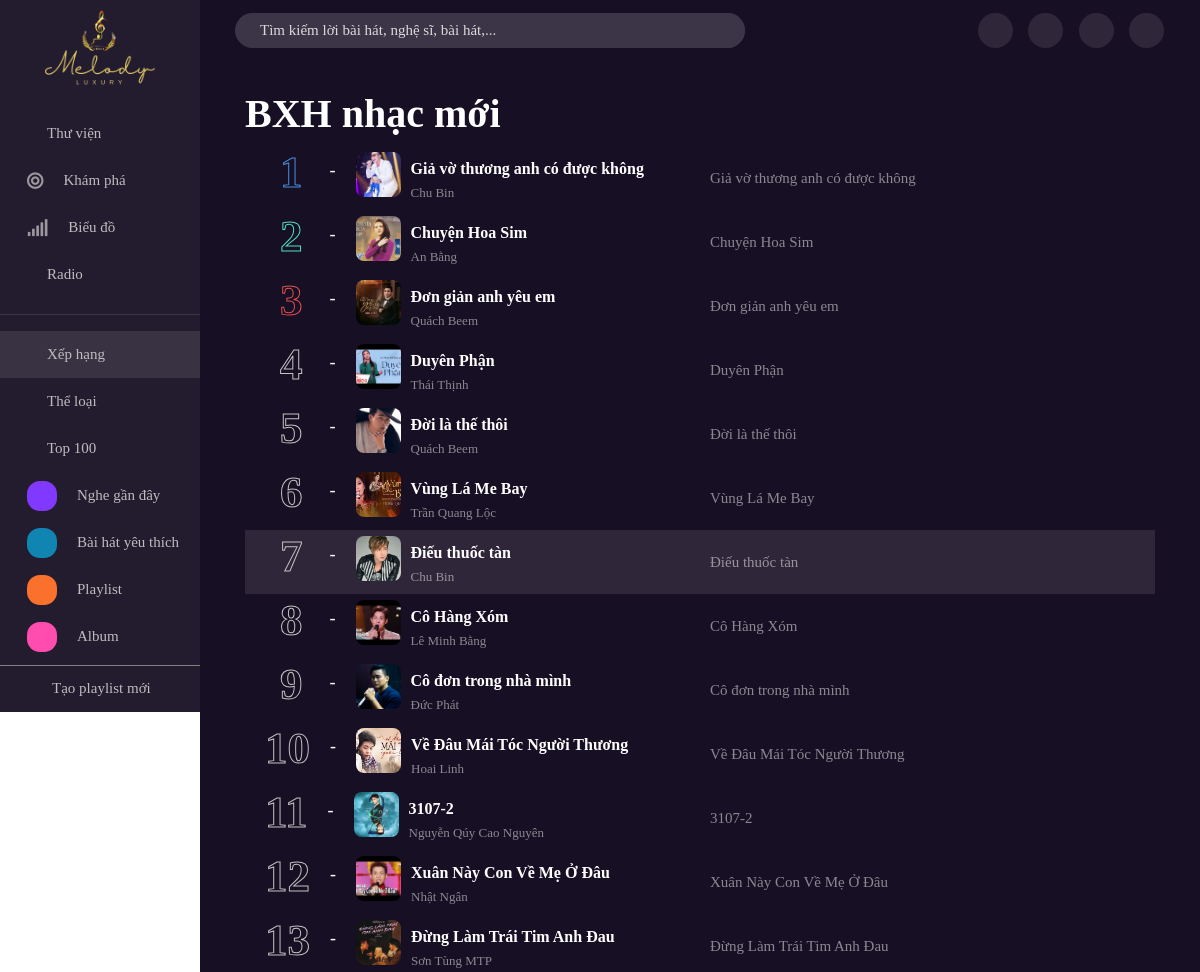
/rank (upper part), run on an earlier commit of the app's database.
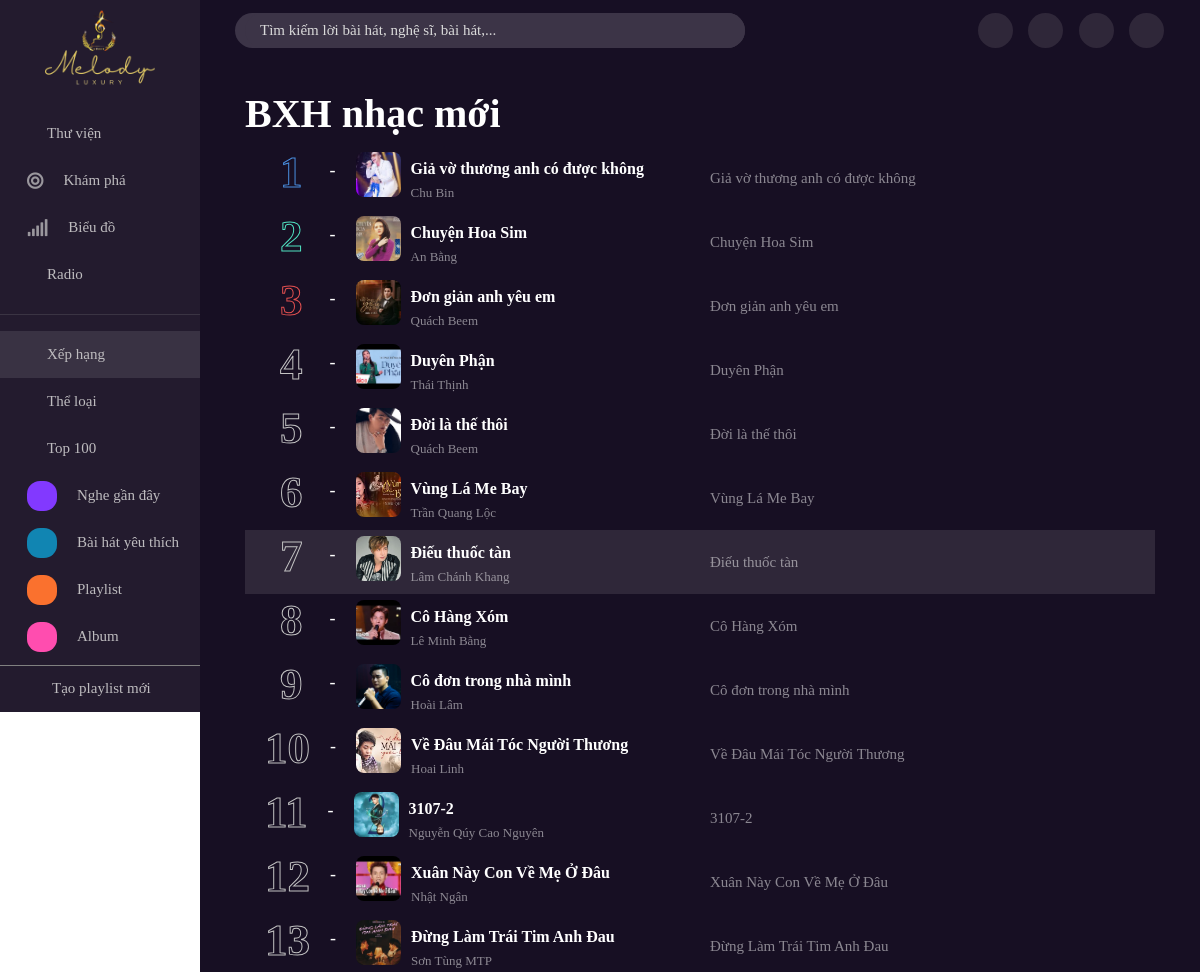
And on a later commit of the database.
### tables this page shows
create table Songs (
	song_id int primary key auto_increment,
    song_name varchar(80) not null,
    path_audio varchar(250) not null,
    path_img varchar(250) not null,
    plays int default 0 check (plays >= 0), 
    album_id int,
    category_id int,
    author_id int not null,
    user_id int not null,
    foreign key (album_id) references Albums (album_id) ON DELETE SET NULL,
    foreign key (category_id) references Categories (category_id) ON DELETE SET NULL,
    foreign key (author_id) references Author_Singers (author_singer_id),
    foreign key (user_id) references Users (user_id)
);

create table Author_Singers (
	author_singer_id int primary key auto_increment,
	author_singer_name varchar(100) not null
);

### app/controllers/rankController.php (called while the page is built)
<?php
    require_once './app/views/rankView.php';
?>

### app/controllers/App.php (called while the page is built, shortened)
<?php
class App {
    public function __construct() {
        $this->handleUrl();
    }
    public function getUrl() {
        if (!empty($_SERVER['PATH_INFO'])) {
            $url = $_SERVER['PATH_INFO'];
        } else {
            $url = '/discover';
        }
        return $url;
    }
    public function handleUrl() {
        $url = $this->getUrl();
        require_once "app/controllers" . $url . "Controller.php";
        exit();
    }}

### index.php (called while the page is built, shortened)
<?php
require_once './config/app.php';
require_once './app/controllers/App.php';
$app = new App();
?>

### app/models/songModel.php (called while the page is built, shortened)
<?php
    function songModel (){
        $conn = connectDB();
        $sql = "select songs.song_id, songs.song_name, songs.path_audio, songs.path_img, songs.plays,
        albums.album_name, categories.category,
        author_singers.author_singer_name
        from songs
        join albums on songs.album_id = albums.album_id
        join categories on songs.category_id = categories.category_id
        join author_singers on songs.author_id = author_singers.author_singer_id
        order by plays desc;";
        $result = mysqli_query($conn, $sql);
        return $result;
    }
?>

### app/components/rank-item.php (the view)
<div class="rank-header">
    <h1  class="header-title"><b> BXH nhạc mới </b></h1>
    <ion-icon class="header-icon" name="caret-forward-circle-outline"></ion-icon>
</div>
<?php
require_once './app/models/songModel.php';
    function renderRankItems($stt, $path_img, $song_name, $author_singer_name, $path_audio, $song_id, $isSongstatus){
        $heartIcon = $isSongstatus
        ? 'active' : null;
        echo '
        <div class="rank_items" data-song-id="'.$song_id.'">
            <div class="rank_item_left">
                <div class="rankitem_left_content">
                    <div class="number-box">'.$stt.'</div>
                    <p class="letter_spec">-</p>
                    <div class="rank_song">
                        <div class="rank_song_img">
                            <img src="'.$path_img.'" alt="">
                            <ion-icon class="play-icon" name="caret-forward-outline"></ion-icon>
                        </div>
                        <div class="rank_song_singer">
                            <div class="rank_song_name">
                                <b>'.$song_name.'</b>
                            </div>
                            <div class="rank_singer">
                               '.$author_singer_name.'
                            </div>
                        </div>
                    </div>
                </div>
            </div>
            <div class="rank_item_right">
                <div class="song_name">
                   '.$song_name.'
                </div>
                <div class="item_action">
                    <div class="items_icon_rank micro_icon">
                        <ion-icon class="rank_icon" name="mic-outline"></ion-icon>
                    </div>
                    <div class="items_icon_rank heart_icon '.$heartIcon.'">
                        <ion-icon class="rank_icon" name="heart"></ion-icon>
                    </div>
                    <div class="items_icon_rank" style="position:relative;">
                        <li style="position: absolute; list-style-type: none;"> <ion-icon class="rank_music" name="ellipsis-horizontal-outline"></ion-icon></li>
                        <p class="timemusic" style="color: #ffffff;" data-path= "'.$path_audio.'"></p>
                    </div>
                </div>
            </div>
        </div>
    ';
    }
?>

### app/views/rankView.php (shortened to what this page needs)
<!DOCTYPE html>
<html lang="en">
<head>
    <link href="https://cdnjs.cloudflare.com/ajax/libs/font-awesome/5.15.4/css/all.min.css" rel="stylesheet">
    <link href="https://cdn.lineicons.com/4.0/lineicons.css" rel="stylesheet">
    <?php include("./app/components/linkbootstrap.php"); ?>
    <link rel="stylesheet" href="/melody-lux/public/css/grid.css">
    <link rel="stylesheet" href="/melody-lux/public/css/footer.css">
    <link rel="stylesheet" href="/melody-lux/public/css/header.css?v=<?php echo time(); ?>">
    <link rel="stylesheet" href="/melody-lux/public/css/rank-item.css?v=<?php echo time(); ?>">
    <link rel="stylesheet" href="/melody-lux/public/css/sidebar.css?v=<?php echo time(); ?>">
</head>
<body>
   <div class="grid">
        <div class="row no-gutters">
            <div class="col c-2">
                <?php
                include_once './app/components/sidebar.php';
                ?>
            </div>
            <div class="col c-10 padding-bottom" style="background-color: #170F23;">
                <?php
                    include_once './app/components/header.php';
                ?>
                <div class="rank-body" style="padding:30px 45px 0 45px;">
                    <?php
                        require_once './app/components/rank-item.php';
                        require_once './app/models/songModel.php';
                        $songs = songModel();
                        $stt = 0;
                        while ($song = mysqli_fetch_assoc($songs)){
                            $isSongstatus = checkExitStatus($song['song_id']);
                            ++$stt;
                            renderRankItems($stt, $song['path_img'], $song['song_name'], $song['author_singer_name'], $song['path_audio'], $song['song_id'], $isSongstatus);
                        };
                    ?>
                </div>
            </div>
        </div>
   </div>
</body>
</html>

### app/components/linkbootstrap.php (shortened to what this page needs)
<link href="https://cdn.jsdelivr.net/npm/bootstrap@5.3.3/dist/css/bootstrap.min.css" rel="stylesheet">
<link href="https://getbootstrap.com/docs/5.3/assets/css/docs.css" rel="stylesheet">

### app/components/sidebar.php (shortened to what this page needs)
<div class="sidebar">
    <div class="logo_img">
        <img src="./public/images/logo/melody_lux.png" alt="">
    </div>
    <div class="sidebar_top">
            <div class="bar_title">
                <p class="bar_title_content">Thư viện</p>
            </div>
        <a href="discover">
            <div class="bar_title">
                <i class="fas fa-bullseye icon_sidebar"></i>
                <p class="bar_title_content">Khám phá</p>
            </div>
        </a>
        <div class="bar_title">
            <i class="fas fa-signal icon_sidebar"></i>
            <p class="bar_title_content">Biểu đồ</p>
        </div>
        <div class="bar_title">
            <p class="bar_title_content">Radio</p>
        </div>
        <hr style="color: gray;">
    </div>
    <div class="sidebar_center">
        <a href="rank">
            <div class="bar_title">
                <p class="bar_title_content">Xếp hạng</p>
            </div>
        </a>
        <a href="category">
            <div class="bar_title">
                <p class="bar_title_content">Thể loại</p>
            </div>
        </a>
        <div class="bar_title">
            <p class="bar_title_content">Top 100</p>
        </div>
        <div class="bar_title bar_title_box">
            <div class="box_icon_bar icon_time">
            </div>
            <p class="bar_title_content">Nghe gần đây</p>
        </div>
        <div class="bar_title bar_title_box">
            <div class="box_icon_bar icon_heart">
            </div>
            <p class="bar_title_content">Bài hát yêu thích</p>
        </div>
        <div class="bar_title bar_title_box">
            <div class="box_icon_bar icon_play">
            </div>
            <p class="bar_title_content">Playlist</p>
        </div>
        <div class="bar_title bar_title_box">
            <div class="box_icon_bar icon_album">
            </div>
            <p class="bar_title_content">Album</p>
        </div>
        <div class="bar_title bar_title_box">
        </div>
    </div>
    <div class="add_playlist">
        <p class="bar_title_content">Tạo playlist mới</p>
    </div>
</div>

### app/components/header.php (shortened to what this page needs)
<div class="header_container">
        <div class="header_left">
            <div class="arrow_icon">
            </div>
            <div class="header_search">
                <input class="search_fiel" type="text" placeholder="Tìm kiếm lời bài hát, nghệ sĩ, bài hát,...">
            </div>
        </div>
        <div class="header_right">
            <div class="border_circle">
            </div>
            <div class="border_circle">
            </div>
            <div class="border_circle">
            </div>
            <div class="border_circle">
            </div>
        </div>
        <?php
            include_once("./app/components/userRegister.php");
            if(!$_SESSION["username"]) {
                echo createRegister();
            } else {
                echo createPersonalCard($_SESSION["username"], $_SESSION['user_img']);
            }
        ?>
    </div>

### app/components/userRegister.php
<?php
function createRegister() {
    $html = "
        <div class='personall' id='personall'>
            <a href='logIn'><div class='update_personal'>Đăng nhập</div><a/>
            <div class='card_ct'>
                <h2>Đăng ký gói <span class='tag'>PREMIUM</span></h2>
                <div class='price_zing'>Chỉ từ 13,000đ/tháng</div>
                <p class='pha'>Nghe nhạc với chất lượng cao nhất, không quảng cáo</p>
                <button class='button_zing'>Tìm hiểu thêm</button>
            </div>
        </div>
    ";
    return $html;
}
?>

### public/css/grid.css (style rules this page uses)
.grid { width: 100%; display: block; padding: 0; min-height: 100vh; }
.row { display: flex; flex-wrap: wrap; margin-left: -4px; margin-right: -4px; }
.row.no-gutters { margin-left: 0; margin-right: 0; }
.col { padding-left: 4px; padding-right: 4px; }
.row.no-gutters .col { padding-left: 0; padding-right: 0; }
.c-2 { flex: 0 0 16.66667%; max-width: 16.66667%; }
.c-10 { flex: 0 0 83.33333%; max-width: 83.33333%; }
@media (min-width: 740px) { .row { margin-left: -8px; margin-right: -8px; } }
@media (min-width: 740px) { .col { padding-left: 8px; padding-right: 8px; } }
@media (min-width: 1113px) { .row { margin-left: -12px; margin-right: -12px; } }
@media (min-width: 1113px) { .col { padding-left: 12px; padding-right: 12px; } }

### public/css/header.css (style rules this page uses)
.header_container { display: flex; justify-content: space-between; align-items: center; background-color: hsl(264, 40%, 10%); height: 60px; }
.header_left { display: flex; width: 615px; justify-content: space-between; align-items: center; margin-left: 30px; }
.header_search { border-radius: 45px; background-color: #3c3447; padding-left: 10px; display: flex; align-items: center; }
.search_fiel { width: 500px; height: 35px; border-radius: 45px; border: none; outline: none; color: white; background-color: #3c3447; padding-left: 15px; }
.search_fiel::placeholder { color: #DADADA; font-size: 15px; }
.header_right { width: 230px; display: flex; justify-content: space-between; margin-right: 36px; margin-left: 233px; }
.border_circle { border-radius: 50%; width: 35px; height: 35px; background-color: #2F2739; display: flex; justify-content: center; align-items: center; }
.personall { top: 58px; position: absolute; background-color: #422d60; width: 270px; z-index: 2; left: 1078px; border-radius: 2%; color: white; height: 288px; display: none; }
#personall a { text-decoration: none; color: white; }

### public/css/rank-item.css (style rules this page uses)
* { font-family: 'Inter, sanserif'; }
.rank_items { display: flex; justify-content: space-between; align-items: center; width: 100%; height: 64px; background-color: #170F23; padding-left: 20px; }
.rank_item_left { display: flex; align-items: center; width: 100%; }
.rankitem_left_content { display: flex; align-items: center; justify-content: flex-start; width: 100%; }
.number-box { font-size: 45px; font-weight: bold; color: transparent; -webkit-text-stroke:1px #C3C3C3; padding-right: 20px; padding-bottom: 10px; }
.padding-small { padding-left: 15px; padding-right: 27px; }
.rank_song { display: flex; }
.rank_song_img { position: relative; width: 45px; height: 45px; border-radius: 5px; overflow: hidden; cursor: pointer; }
.rank_song img { width: 100%; height: 100%; object-fit: cover; display: block; border-radius: 8px; }
.rank_song_singer { padding-top: 5px; padding-left: 10px; }
.rank_item_right { display: flex; align-items: center; width: 100%; justify-content: space-between; }
.letter_spec { font-size: 18px; color: #ffffff; padding-right: 20px; }
.rank_song_name { font-size: 16px; color: #ffffff; cursor: pointer; }
.rank_singer { font-size: 13px; color: #ffffff80; cursor: pointer; line-height: 24px; }
.item_action { display: flex; align-items: center; justify-content: space-between; width: 35%; padding-right: 20px; }
.rank_item_right .song_name { color: #ffffff80; font-size: 15px; }
.items_icon_rank { width: 40px; height: 40px; border-radius: 20px; display: flex; align-items: center; justify-content: center; cursor: pointer; }
.rank_items.active { background-color: #2F2739; }
.rank_song_img::after { content: ""; position: absolute; top: 0; left: 0; width: 100%; height: 100%; background-color: rgba(0, 0, 0, 0.4); opacity: 0; transition: opacity 0.3s ease; z-index: 1; }
.rank-header { display: flex; }
.header-title { color: #ffffff; }
.header-icon { color: #ffffff; width: 54px; height: 26px; padding-top: 13px; }

### app/views/rankView.php (style rules this page uses)
.padding-bottom { padding-bottom: 88px; }

What changed in the data, as far as the page shows it:
changed songs "Điếu thuốc tàn": author.author_singer_name "Chu Bin" → "Lâm Chánh Khang"
changed songs "Cô đơn trong nhà mình": author.author_singer_name "Đức Phát" → "Hoài Lâm"
